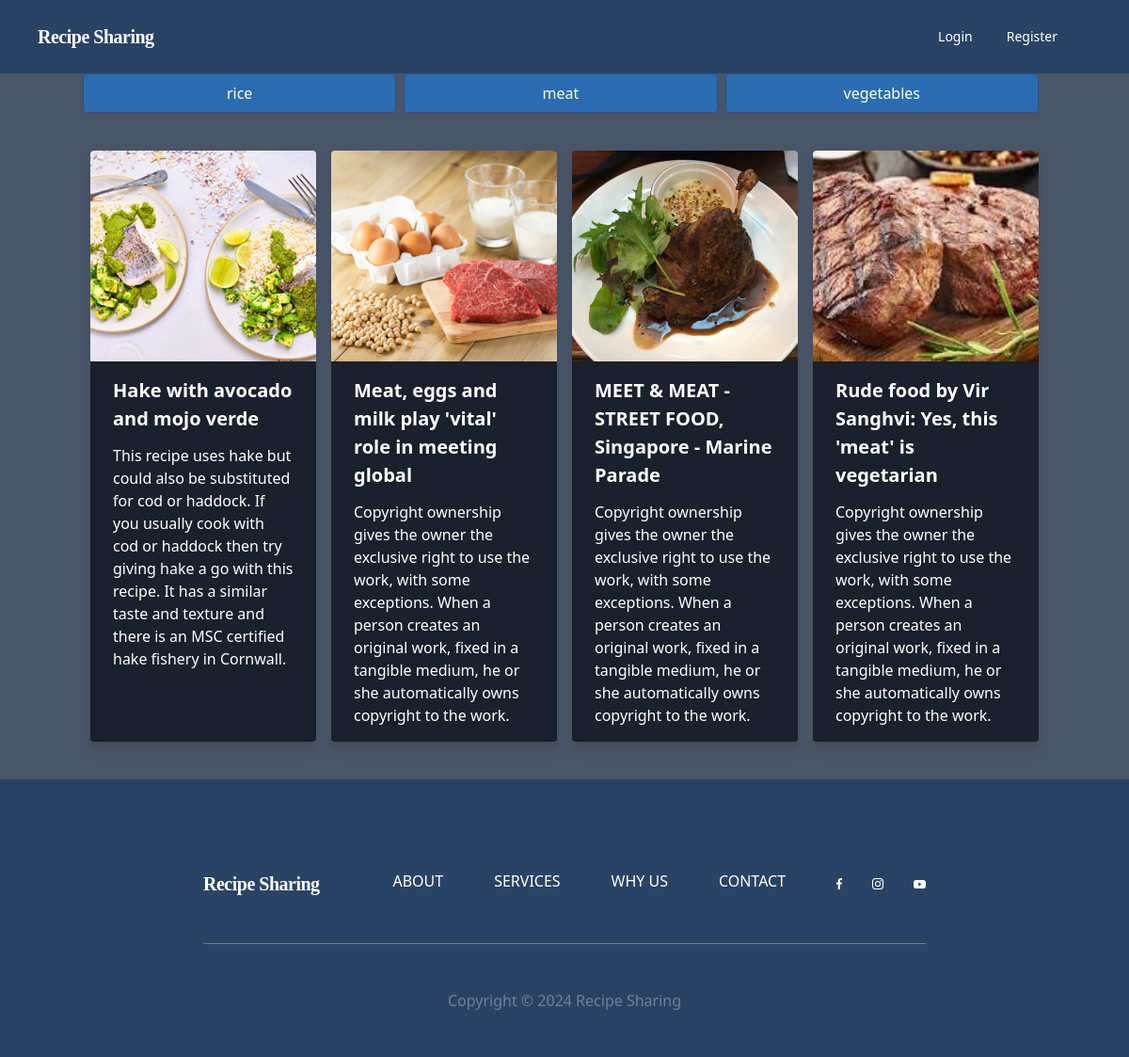
Page /category/meat/ on the committed database.
### category/models.py (models this page shows, shortened)
class Category(models.Model):
    category_name = models.CharField(max_length = 50, unique = True)
    slug = models.SlugField(max_length= 100, unique = True)

### recipe/models.py (models this page shows, shortened)
class Recipe(models.Model):
    id= models.IntegerField(primary_key=True)
    recipe_name = models.CharField(max_length=100, unique=True)
    slug = models.SlugField(max_length=200, unique=True)
    description = models.TextField(max_length=500, blank=True)
    image = models.ImageField(upload_to='photos')
    category = models.ForeignKey(Category, on_delete=models.CASCADE)
    created_date = models.DateTimeField(auto_now_add=True)

### recipe/views.py (the view)
# urls.py: path('', views.show_recipe, name='show_recipe'),
def show_recipe(request, category_slug=None):
    if category_slug:
        category = get_object_or_404(Category, slug=category_slug)
        recipes = Recipe.objects.filter(category=category)
    else:
        if request.method == 'POST':
            need = request.POST['search_query']
            recipes =  Recipe.objects.filter(recipe_name__contains=need)
        else:
            recipes = Recipe.objects.all()
    paginator = Paginator(recipes, 4)
    page_number = request.GET.get('page')
    paged_recipes = paginator.get_page(page_number)
    categories = Category.objects.all()
    context = {'recipes': paged_recipes, 'categories': categories}
    return render(request, 'recipe.html', context)

### recipe/templates/recipe.html (shortened to what this page needs)
{% extends 'base.html' %}
{% block content %}
<ul class="flex">
    {% for category in categories %}
    <li class="flex-1 mr-2">
      <a class="text-center block border border-blue-800 rounded py-2 px-4 bg-blue-700 hover:bg-blue-700 text-white" href="{% url 'category_by_slug' category.slug %}">{{ category.category_name }}</a>
    </li>
    {% endfor %}
</ul>
<div class="mx-2">
    <div class="grid grid-cols-4 gap-4 mt-10">
        {% for item in recipes %}
        <div href="{% url 'recipe_detail' item.id %}" class="max-w-sm rounded bg-gray-900 overflow-hidden shadow-lg">
            <img class="w-full h-56 object-cover" src="{{ item.image.url }}" alt="Sunset in the mountains">
            <div class="px-6 py-4 text-white bg-gray-900">
                <div class="font-bold text-xl mb-3"><a href="{% url 'recipe_detail' item.id %}">{{ item.recipe_name }}</a>
                </div>
                <p class="text-white text-base ">
                    {{ item.description }}
                </p>
            </div>
        </div>
        {% endfor %}
    </div>
</div>
{% endblock %}

### rows in the picture
Category: category_name "rice"
Category: category_name "meat"
Category: category_name "vegetables"
Recipe: image (picture), recipe_name "Hake with avocado and mojo verde", description "This recipe uses hake but could also be substituted for cod or haddock. If you usually cook with cod or haddock then try giving hake a go with this recipe. It has a similar taste and texture and there is an MSC certified hake fishery in Cornwall."
Recipe: image (picture), recipe_name "Meat, eggs and milk play 'vital' role in meeting global", description "Copyright ownership gives the owner the exclusive right to use the work, with some exceptions. When a person creates an original work, fixed in a tangible medium, he or she automatically owns copyright to the work."
Recipe: image (picture), recipe_name "MEET & MEAT - STREET FOOD, Singapore - Marine Parade", description "Copyright ownership gives the owner the exclusive right to use the work, with some exceptions. When a person creates an original work, fixed in a tangible medium, he or she automatically owns copyright to the work."
Recipe: image (picture), recipe_name "Rude food by Vir Sanghvi: Yes, this 'meat' is vegetarian", description "Copyright ownership gives the owner the exclusive right to use the work, with some exceptions. When a person creates an original work, fixed in a tangible medium, he or she automatically owns copyright to the work."
